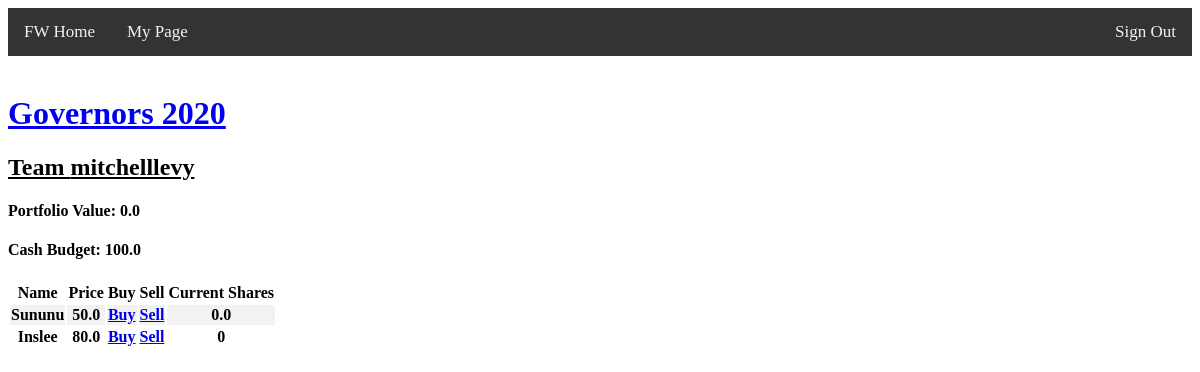
The page /team/11/ (signed in) on the database its author committed.
### fantasyworld/models.py (models this page shows, shortened)
class Team(models.Model):
	user = models.ForeignKey(Profile, on_delete=models.CASCADE)
	league_session = models.ForeignKey(LeagueSession, on_delete=models.CASCADE)
	team_name = models.CharField(max_length=100, default = "Team")
	is_commissioner = models.BooleanField(default=False)
	budget = models.FloatField(default=100)
	def get_current_stock_quantity(self, stock):
		quantity = 0
		transactions = stock.stocktransaction_set.filter(team=self)
		for transaction in transactions:
			if transaction.bought_stock == True:
				quantity += transaction.quantity
			if transaction.sold_stock == True:
				quantity -= transaction.quantity
		return quantity

class LeagueSession(models.Model):
	league = models.ForeignKey(League, on_delete = models.CASCADE)
	members = models.ManyToManyField(Profile, through='Team', default=None)
	session = models.IntegerField(default=2020)
	is_current_league_session = models.BooleanField(default=True)

class League(models.Model):
	league_type = models.ForeignKey(LeagueType, on_delete=models.CASCADE)
	name = models.CharField(max_length = 100)
	is_public = models.BooleanField(default=False)

class Stock(models.Model):
	league_session = models.ForeignKey(LeagueSession, on_delete = models.CASCADE)
	name = models.CharField(max_length=100,  default="Untitled")
	price = models.FloatField()
	transactions = models.ManyToManyField(Team, through = 'StockTransaction',
		default=None)

### fantasyworld/views/league_views.py (the view)
# urls.py: path('team/<int:team_id>/', views.team_home,
def team_home(request, team_id):
	user = request.user
	try:
		team = Team.objects.get(pk=team_id)
	except Team.DoesNotExist:
		raise Http404("Team Does Not Exist :(")
	league_session = team.league_session
	noncash_portfolio_value = 0
	'''get list of all stocks available for purchase/sale'''
	all_stocks = Stock.objects.filter(league_session=league_session)
	teams_stocks = {}
	for stock in all_stocks:
		teams_stocks[stock] = team.get_current_stock_quantity(stock)
		noncash_portfolio_value += teams_stocks[stock] * stock.price
	return render(request, 'fantasyworld/team_home.html',
		context={'team': team,
				'teams_stocks': teams_stocks,
				'noncash_portfolio_value': noncash_portfolio_value})

### fantasyworld/templates/fantasyworld/team_home.html
{% extends 'fantasyworld/base.html' %}
{% block content %}
{% if user.is_authenticated %}
<br>
<h1><a href ="{% url 'fantasyworld:league_home' team.league_session.league.id %}">
{{team.league_session.league.name}}</a></h1>
<u><h2>Team {{user}}</h2></u>
<h4>Portfolio Value: {{noncash_portfolio_value}} </h4>
<h4>Cash Budget: {{team.budget}} </h4>
  {% if teams_stocks %}
  <table class="table table-striped" style="margin-top: 5px;">
    <thead>
      <tr>
        <th scope="col">Name</th>
        <th scope="col">Price</th>
        <th scope="col">Buy</th>
        <th scope="col">Sell</th>
        <th scope="col">Current Shares</th>
      </tr>
    </thead>
    <tbody>
      {% for stock, current_quantity in teams_stocks.items %}
        <tr>
        <th> {{stock.name}} </th>
        <th> {{stock.price}} </th>
        <th> <a href="{% url 'fantasyworld:buy_stock' stock.id %}">Buy</a> </th>
        <th> <a href="{% url 'fantasyworld:sell_stock' stock.id %}">Sell</a> </th>
        <th> {{current_quantity}} </th>
        </tr>
      {% endfor %}
    </tbody>
  </table>
  {% endif %}
{% endif %}
{% endblock %}

### fantasyworld/static/fantasyworld/style.css (style rules this page uses)
tbody tr:nth-child(odd) { background-color: #f2f2f2; }

### rows shown on the page
Team: league_session.league.name "Governors 2020", budget "100.0"
Stock: name "Sununu", price "50.0", current_quantity "0.0"
Stock: name "Inslee", price "80.0", current_quantity "0"

### other values the page prints
{{ user }} "mitchelllevy"
{{ noncash_portfolio_value }} "0.0"
